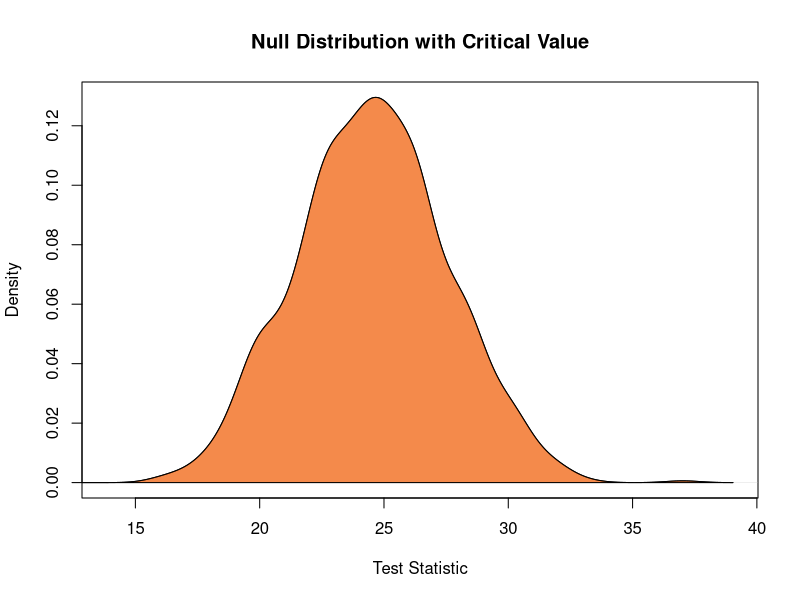

Here is the R script that generated this plot: (Note: this script raises an error after producing the figure.)
##
##  membershipAttack.r
##
##  demonstrate membership attacks of Homer et al. (2008) and of Dwork, Smith, Steinke, Ullman, Vadhan (2015).
##
##  jH 2019.2.11
##

rm(list=ls())		# Remove any objects in memory
par(mfrow=c(1,1))   # Rebuild fresh plot window, if previously divided


#### Parameters ####
set.seed(123)
k.attributes <- 100
n.sims<- 10000
n.samples <- 10
null.sims <- 1000

## Generate underlying population attributes
population.prob <- runif(n=k.attributes, min=0, max=1)
population.mean <- population.prob # 2*(population.prob-0.5)

## A utility function to create data from the population
rmvbernoulli <- function(n=1, prob){
	history <- matrix(NA, nrow=n, ncol=length(prob))
	for(i in 1:n){
		x<- rbinom(n=length(prob), size=1, prob=prob)
		x[x==0] <- 0      # Placeholder for transformation
		history[i,] <- x
	}
	return(history)
}

## Some potential test statistics
test.Homer <- function(alice, sample.mean, population.mean, referent){
	test.statistic <- sum(abs(alice - population.mean) - abs(alice - sample.mean))
	return(test.statistic)
}

test.Dwork <- function(alice, sample.mean, population.mean, referent){
	test.statistic <- runif(n=1)
	return(test.statistic)
}


## A null distribution and critical value generator
nullDistribution <- function(null.sims=1000, alpha=0.05, fun, population.prob){
	population.mean <- 2*(population.prob-0.5)
	hold <- rep(NA,null.sims)
	for(i in 1:null.sims){
		sample <- rmvbernoulli(n=n.samples, prob=population.prob)
		nullAlice <- rmvbernoulli(n=1, prob=population.prob)
		referent <- rmvbernoulli(n=1, prob=population.prob)
		sample.mean <- apply(sample, MARGIN=2, FUN=mean)
		hold[i] <- eval(fun(alice=nullAlice, sample.mean=sample.mean, population.mean=population.mean, referent=referent))
	}
	nullDistribution <- sort(hold, decreasing=TRUE)
	criticalValue <- 0
	return(list(nullDist=nullDistribution, criticalVal=criticalValue))
}


## Visualize the null distribution

showdist <- function(x,criticalvalue, main="", bw="nrd0"){
	testdens <- density(x, bw=bw)
	plot(testdens, main=main, xlab="Test Statistic")
	semi.blue <- rgb(0,90,239,180,maxColorValue=255)          # Slightly transparent colors
	semi.red  <- rgb(239,90,0,180,maxColorValue=255)
	flag <- testdens$x < criticalvalue
	polygon( c(min(testdens$x), testdens$x[flag], criticalvalue), y=c(0, testdens$y[flag], 0), col=semi.blue)
	polygon( c(criticalvalue, testdens$x[!flag], max(testdens$x)), y=c(0, testdens$y[!flag], 0), col=semi.red)
	abline(v=criticalvalue, lwd=1.5)
	accept.frac <- round(100*mean(x>criticalvalue))/100
	text(x=criticalvalue, y=0.8*max(testdens$y), labels=paste("OUT "), pos=2)
	text(x=criticalvalue, y=0.8*max(testdens$y), labels=paste(" IN"), pos=4)
	text(x=criticalvalue, y=0.7*max(testdens$y), labels=paste(accept.frac), pos=4)
}


## Find the null distribution for test1
output <- nullDistribution(fun=test.Homer, population.prob=population.prob)
testdist <- output$nullDist
criticalValue <- output$criticalVal
showdist(testdist, criticalValue, main="Null Distribution with Critical Value")

#### Export graph to .pdf ####
dev.copy2pdf(file="./figs/nullDistribution.pdf")

stop()


## Simulate

history <- matrix(NA, nrow=n.sims, ncol=9)														# Matrix to store results

myalpha <-0.01
nullDist.Homer<-nullDistribution(fun=test.Homer, population.prob=population.prob, alpha=myalpha)	# Find null distributions
nullDist.Dwork<-nullDistribution(fun=test.Dwork, population.prob=population.prob, alpha=myalpha)

for(i in 1:n.sims){
	# Simulate data
	sample <- rmvbernoulli(n=n.samples, prob=population.prob)
	sample.mean <- apply(sample, MARGIN=2, FUN=mean)
	alice <- sample[1,]
	nullAlice <- rmvbernoulli(n=1, prob=population.prob)
	referent <- rmvbernoulli(n=1, prob=population.prob)

	# Conduct tests
	test.alice.Homer <- test.Homer(alice=alice, sample.mean=sample.mean, population.mean=population.mean, referent=referent)
	test.alice.Dwork <- test.Dwork(alice=alice, sample.mean=sample.mean, population.mean=population.mean, referent=referent)
	test.nullAlice.Homer <- test.Homer(alice=nullAlice, sample.mean=sample.mean, population.mean=population.mean, referent=referent)
	test.nullAlice.Dwork <- test.Dwork(alice=nullAlice, sample.mean=sample.mean, population.mean=population.mean, referent=referent)

	# Store simulated values
	history[i,1]<-i
	history[i,2]<-test.alice.Homer
	history[i,3]<-test.alice.Homer>nullDist.Homer$criticalVal
	history[i,4]<-test.nullAlice.Homer
	history[i,5]<-test.nullAlice.Homer>nullDist.Homer$criticalVal
	history[i,6]<-test.alice.Dwork
	history[i,7]<-test.alice.Dwork>nullDist.Dwork$criticalVal
	history[i,8]<-test.nullAlice.Dwork
	history[i,9]<-test.nullAlice.Dwork>nullDist.Dwork$criticalVal

}


#### Export graph to .pdf ####

par(mfrow=c(2,2))
showdist(history[,2], criticalvalue=nullDist.Homer$criticalVal, main="Homer Alice", bw=0.5)
showdist(history[,4], criticalvalue=nullDist.Homer$criticalVal, main="Homer Null", bw=0.5)
Tvalue <- sqrt(8*k.attributes * log(1/myalpha))
showdist(history[,6], criticalvalue=nullDist.Dwork$criticalVal, main="Dwork Alice", bw=0.5)
abline(v=Tvalue, col="red", lty=2)
showdist(history[,8], criticalvalue=nullDist.Dwork$criticalVal, main="Dwork Null", bw=0.5)
abline(v=Tvalue, col="red", lty=2)

dev.copy2pdf(file="./figs/membershipAttack.pdf")





